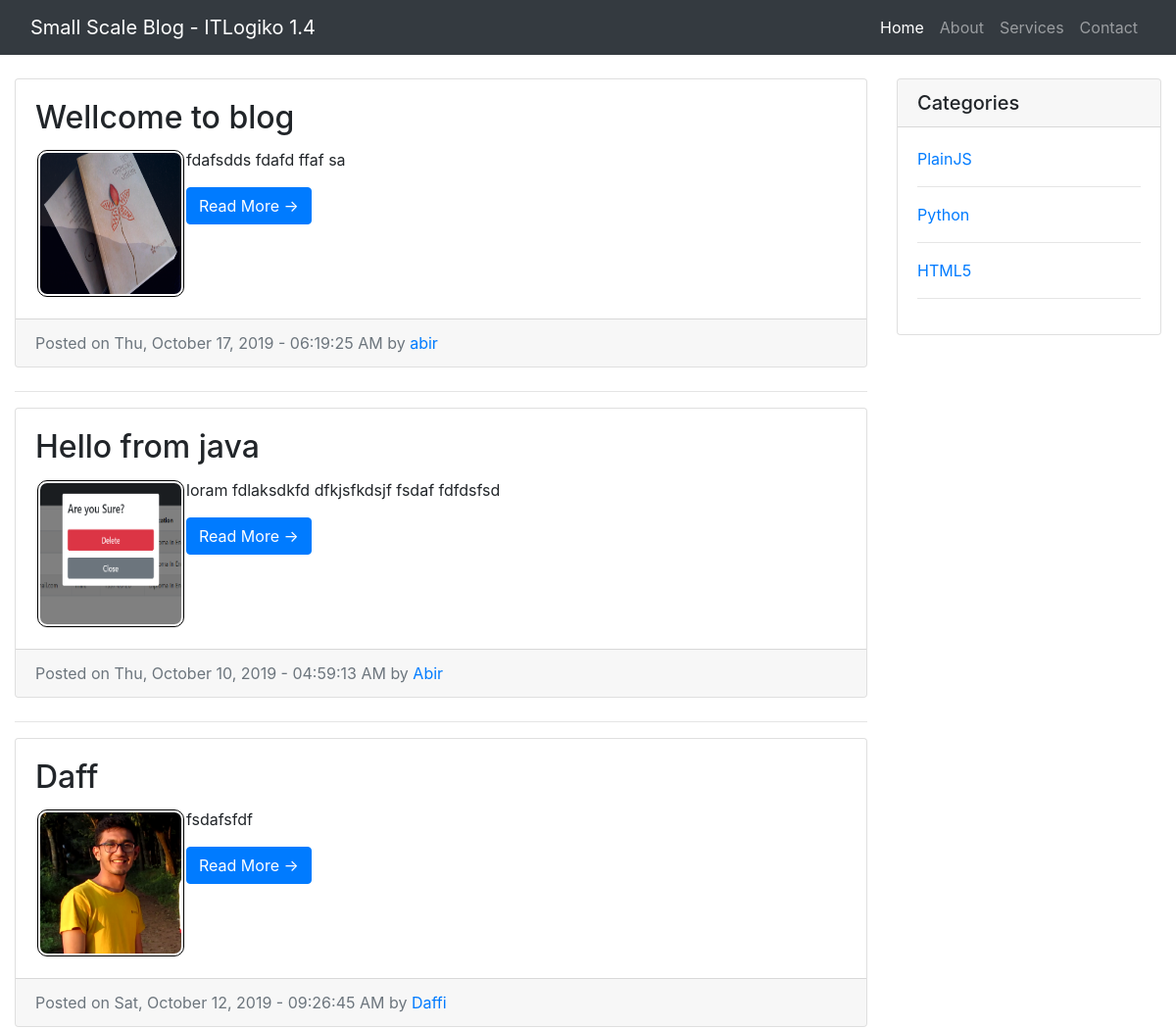
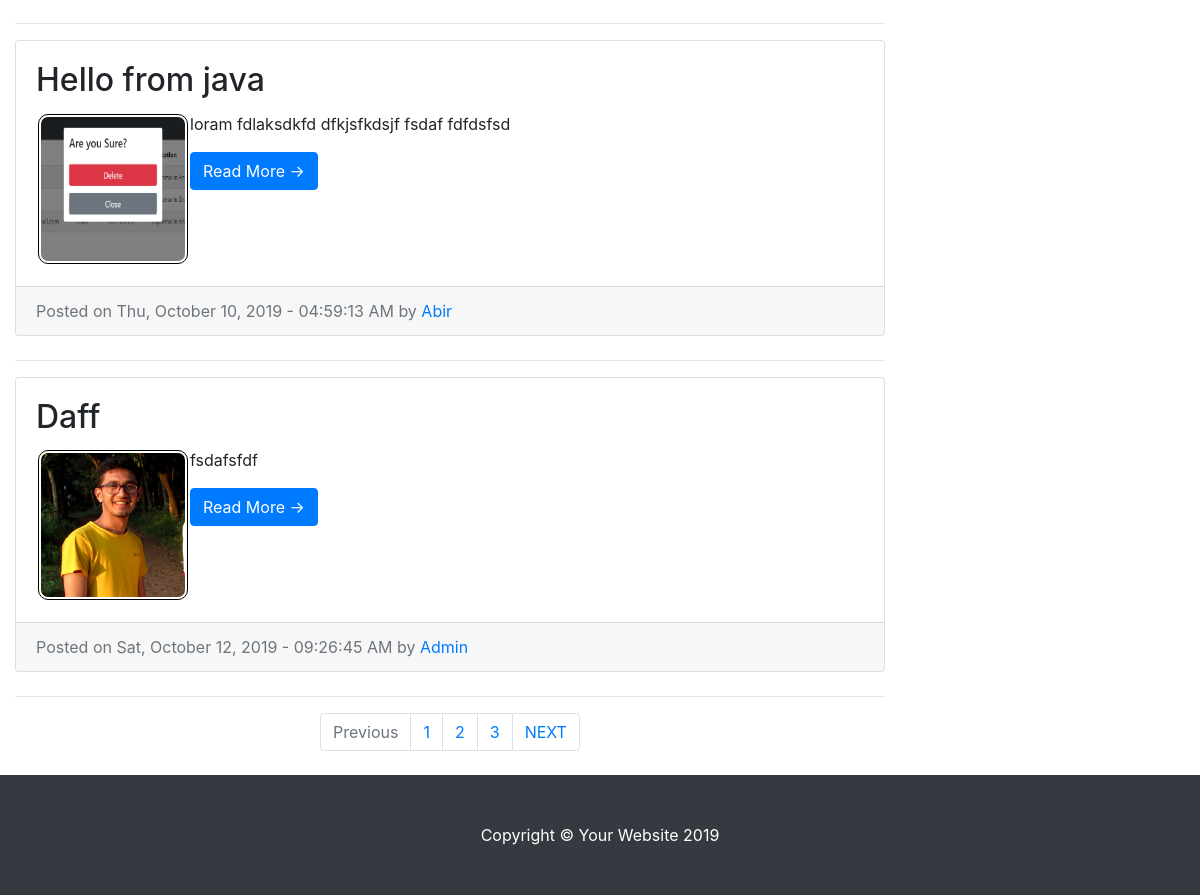
The page / on the database its author committed (2 pictures, top to bottom).
### tables this page shows
CREATE TABLE `tbl_posts` (
  `post_id` int(3) NOT NULL,
  `post_category_id` tinyint(4) NOT NULL,
  `post_title` varchar(255) NOT NULL,
  `post_author` varchar(55) NOT NULL,
  `post_date` varchar(70) NOT NULL,
  `post_image` text NOT NULL,
  `post_content` text NOT NULL,
  `post_tags` text NOT NULL,
  `post_comment_count` int(3) NOT NULL,
  `post_status` tinyint(2) NOT NULL DEFAULT '0',
  `post_views_count` int(6) NOT NULL DEFAULT '0'
);

CREATE TABLE `tbl_category` (
  `cat_id` int(11) NOT NULL,
  `cat_name` varchar(100) NOT NULL,
  `cat_description` varchar(255) NOT NULL,
  `cat_status` int(2) NOT NULL DEFAULT '0',
  `created_at` timestamp NOT NULL DEFAULT CURRENT_TIMESTAMP
);

### index.php (the view, shortened to what this page needs)
<?php include_once "includes/header.php"; ?>
<?php include "db/conn.php"; ?>
<nav class="navbar navbar-expand-lg navbar-dark bg-dark fixed-top">
    <div class="container-fluid">
        <a class="navbar-brand" href="#">Small Scale Blog - ITLogiko 1.4</a>
        <div class="collapse navbar-collapse" id="navbarResponsive">
            <ul class="navbar-nav ml-auto">
                <li class="nav-item active">
                    <a class="nav-link" href="#">Home
                    </a>
                </li>
                <li class="nav-item">
                    <a class="nav-link" href="#">About</a>
                </li>
                <li class="nav-item">
                    <a class="nav-link" href="#">Services</a>
                </li>
                <li class="nav-item">
                    <a class="nav-link" href="#">Contact</a>
                </li>
            </ul>
        </div>
    </div>
</nav>
<div class="container-fluid">
    <div class="row">
        <div class="col-md-9 mt-4">
            <?php
            $per_page = 5;
            if (isset($_GET['page'])) {
                $page = $_GET['page'];
            } else {
                $page = "";
            }
            if ($page == "" || $page == 1) {
                $page_1 = 0;
            } else {
                $page_1 = ($page * $per_page) - $per_page;
            }
            ?>
            <?php
            $post_query_count = "SELECT * FROM `tbl_posts` WHERE post_status = '1'";
            $find_count = $db->query($post_query_count);
            $count = $find_count->num_rows;
            if ($count < 1) {
                echo "<center><div class='alert alert-info'><strong>Sorry!</strong> No post abilable.....</div></center>";
            } else {
                $count = ceil($count / 5);
                $query = "SELECT * FROM `tbl_posts` WHERE post_status = '1' ORDER BY `post_id` DESC  LIMIT $page_1,$per_page";
                $select_all_posts_query = $db->query($query);
                while ($row = $select_all_posts_query->fetch_assoc()) {
                    ?>
                    <div class="card mb-4">
                        <div class="card-body">
                            <h2 class="card-title"><?php echo $row['post_title']; ?></h2>
                            <p class="card-text"><img class="img-fluid float-left img-thumbnail postImage" src="images/<?php echo $row['post_image']; ?>" alt="Card image cap"><?php echo $row['post_content']; ?></p>
                            <a href="post.php?id=<?php echo $row['post_id']; ?>" class="btn btn-primary">Read More &rarr;</a>
                        </div>
                        <div class="card-footer text-muted">
                            Posted on <?php echo $row['post_date']; ?> by
                            <a href="#"><?php echo $row['post_author']; ?></a>
                        </div>
                    </div>
                    <hr>
            <?php }
            }
            ?>
            <ul class="pagination justify-content-center mb-4">
                <?php
                if ($page == '') {
                    $page = 0;
                    $disabled = 'disabled';
                } elseif($page == 1){
                    $disabled = 'disabled';
                } else {
                    $disabled = '';
                }
                $i = '';
                echo "<li class='page-item ".$disabled."'><a class='page-link' href='index.php?page=".($page-1)."' class='button'>Previous</a></li>";
                for ($i = 1; $i <= $count; $i++) {
                    if ($i == $page) {
                        echo "<li class='page-item active'><a class='page-link' href='index.php?page={$i}'>{$i}</a></li>";
                    } else {
                        echo "<li class='page-item'><a class='page-link' href='index.php?page={$i}'>{$i}</a></li>";
                    }
                }
                $getpage = isset($_GET['page']) ? $_GET['page'] : '';
                if($getpage == $i-1){
                    $disable = 'disabled';
                } else {
                    $disable = '';
                }
                echo "<li class='page-item ". $disable ."'><a class='page-link' href='index.php?page=" . ($page + 1) . "' class='button'>NEXT</a></li>";
                ?>
            </ul>
        </div>
        <div class="col-md-3">
            <div class="card my-4">
                <h5 class="card-header">Categories</h5>
                <div class="card-body">
                    <div class="row">
                        <div class="col-lg-12">
                            <ul class="list-unstyled mb-0">
                                <?php
                                $sql = "SELECT * FROM `tbl_category`";
                                $result = $db->query($sql);
                                while ($row = $result->fetch_assoc()) {
                                    ?>
                                    <li>
                                        <a href="postByCat.php?catId=<?php echo $row['cat_id']; ?>"><?php echo $row['cat_name']; ?></a>
                                    </li>
                                    <hr>
                                <?php }
                                ?>
                            </ul>
                        </div>
                    </div>
                </div>
            </div>
        </div>
    </div>
</div>
<?php include_once "includes/footer.php"; ?>

### css/blog-home.css (style rules this page uses)
body { padding-top: 56px; }

### css/main.css (style rules this page uses)
.postImage { width: 150px; height: 150px; border: 1px solid black; border-radius: 10px; padding: 2px; margin: 2px; }

### rows shown on the page
tbl_posts: post_title "Wellcome to blog", post_image (picture), post_content "fdafsdds fdafd ffaf sa", post_date "Thu, October 17, 2019 - 06:19:25 AM", post_author "abir"
tbl_posts: post_title "Hello from java", post_image (picture), post_content "loram fdlaksdkfd dfkjsfkdsjf fsdaf fdfdsfsd", post_date "Thu, October 10, 2019 - 04:59:13 AM", post_author "Abir"
tbl_posts: post_title "Daff", post_image (picture), post_content "fsdafsfdf", post_date "Sat, October 12, 2019 - 09:26:45 AM", post_author "Daffi"
tbl_posts: post_title "Hello from java", post_image (picture), post_content "loram fdlaksdkfd dfkjsfkdsjf fsdaf fdfdsfsd", post_date "Thu, October 10, 2019 - 04:59:13 AM", post_author "Abir"
tbl_posts: post_title "Daff", post_image (picture), post_content "fsdafsfdf", post_date "Sat, October 12, 2019 - 09:26:45 AM", post_author "Admin"
tbl_category: cat_name "PlainJS"
tbl_category: cat_name "Python"
tbl_category: cat_name "HTML5"
